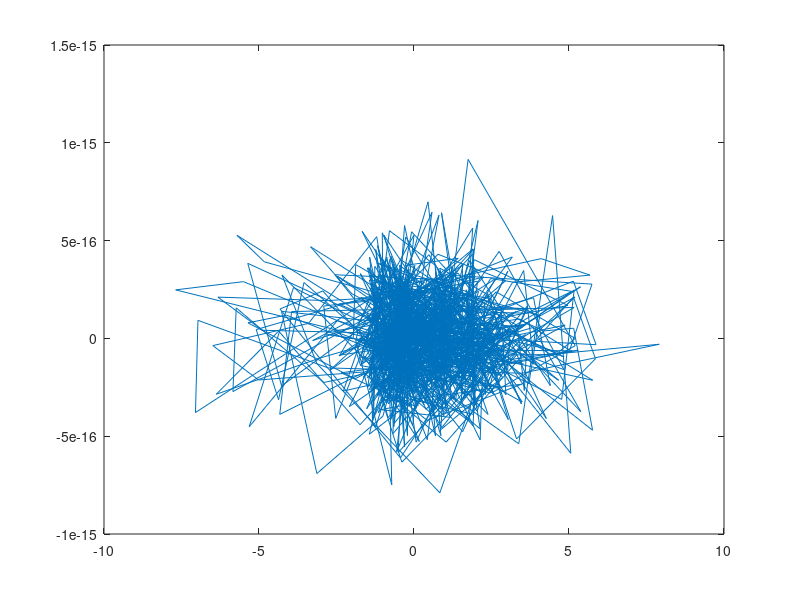
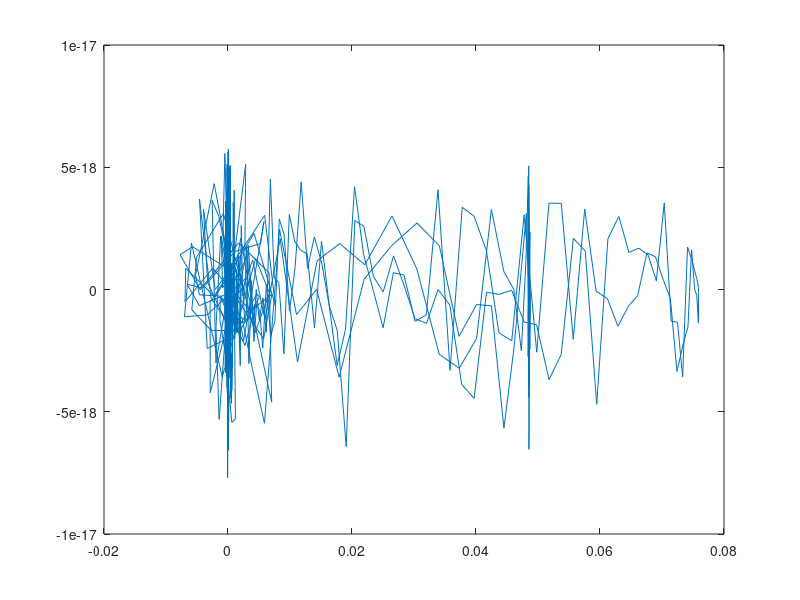
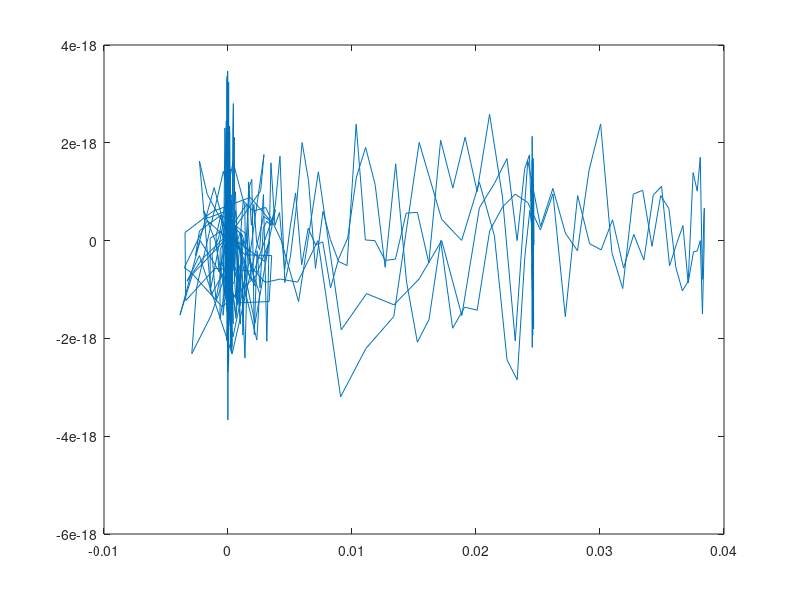
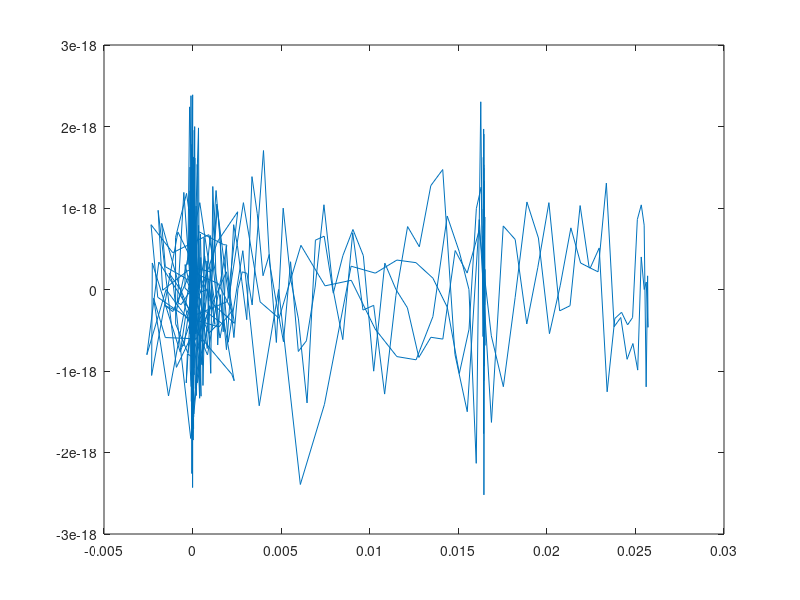

These figures' MATLAB source, in order:
clear all;
close all;
clc

%Before running code! Plase, dowload the x4fun.mat in our github. If you
%cant find it, then go to Canvas under the projecy folder in EE23

%Conclusion: Incrementing the eigen value, reduces the noise. However, the
%bigger the eigen value, the lower the Amplitude of the signal.

load('x4fun.mat')

N_SAMP = 1024;
N = 11;

w = linspace(0, 2 * pi * (1 - 1 / N_SAMP), N_SAMP);
w = transpose(w);

h_n = zeros(N_SAMP, 1);
h_n(1 : 11) = 1/N;

%PArt1, a)
y_n = conv(x, h_n);

Y_jw = fft(y_n, N_SAMP);

H_jw = fft(h_n, N_SAMP);

% Replace H_jw_inv with Wiener filter!
eigen = linspace(0, 200, 6); 
noise_n = 0.01 * randn(N_SAMP, 1);
noise_jw = fft(noise_n);
Y_jw_noise = Y_jw + noise_jw;

% Try multiple values of eigen
for i = 1 : length(eigen)
    H_w_jw = conj(H_jw) ./ ((abs(H_jw) .^ 2) + eigen(i));
    X_jw = Y_jw_noise .* H_w_jw;
    x_d2 = ifft(X_jw,N_SAMP);
    figure(i)
    plot(x_d2);
end
